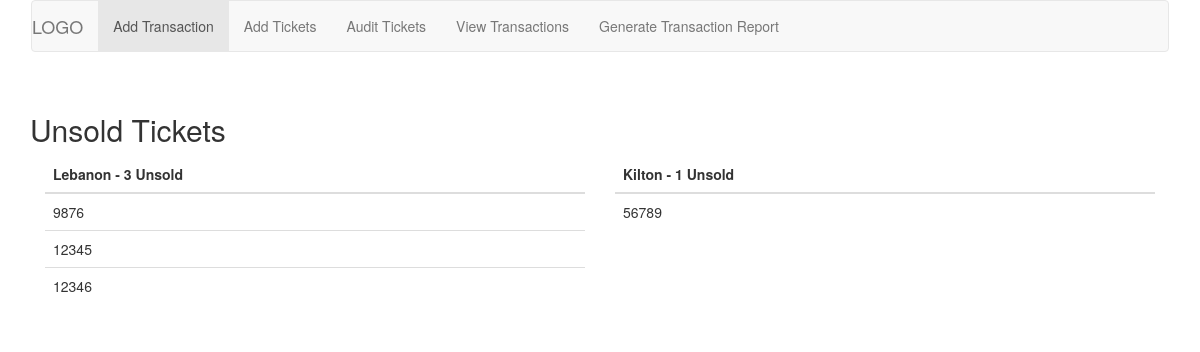
The page /tickets/audit/ on the database as committed earlier.
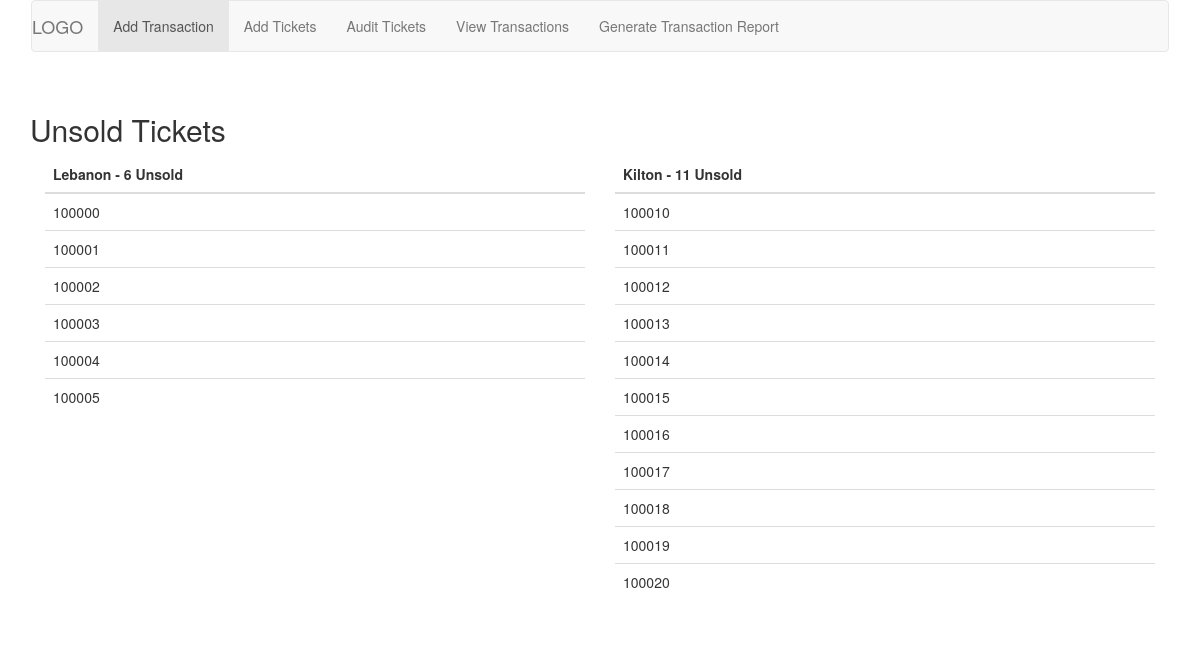
The same page on the database as committed later.
### ticket_app/models.py (models this page shows, shortened)
class Tickets(models.Model):
    ticket_number = models.PositiveIntegerField(unique=True)
    date_entered = models.DateField(auto_now_add=True)
    sold = models.BooleanField(default=False)
    date_sold = models.DateField(blank=True, null=True)
    location = models.ForeignKey(Locations)

### ticket_app/views.py (the view)
class TicketAudit(generic.ListView):
    queryset = Tickets.objects.exclude(sold=True)
    context_object_name = "tickets"
    template_name = "ticket_app/ticket_audit.html"
    def get_context_data(self, **kwargs):
        context = super(TicketAudit, self).get_context_data(**kwargs)
        context['leb_tickets'] = Tickets.objects.exclude(sold=True).filter(location=1).order_by('ticket_number')
        context['kpl_tickets'] = Tickets.objects.exclude(sold=True).filter(location=2).order_by('ticket_number')
        return context

### ticket_app/templates/ticket_app/ticket_audit.html
{% include "ticket_app/header.html" %}
<h2>Unsold Tickets</h2>
<div class="col-sm-6">
    <table class="table">
        <thead>
            <tr>
                <th>Lebanon - {{ leb_tickets | length }} Unsold</th>
            </tr>
        </thead>
        <tbody>
            {% for t in leb_tickets %}
            <tr>
                <td>{{ t.ticket_number }}</td>
            </tr>
            {% endfor %}
        </tbody>
    </table>
</div>
<div class="col-sm-6">
    <table class="table">
        <thead>
            <tr>
                <th>Kilton - {{ kpl_tickets | length }} Unsold</th>
            </tr>
        </thead>
        <tbody>
            {% for t in kpl_tickets %}
            <tr>
                <td>{{ t.ticket_number }}</td>
            </tr>
            {% endfor %}
        </tbody>
    </table>
</div>
{% include "ticket_app/footer.html" %}

### ticket_app/templates/ticket_app/header.html (shortened to what this page needs)
<!doctype html>
<html>
<head>
    {% load staticfiles %}
    <link rel="stylesheet" href="https://maxcdn.bootstrapcdn.com/bootstrap/3.3.4/css/bootstrap.min.css" type="text/css">
    <link rel="stylesheet" href="{% static 'ticket_app/css/style.css' %}" type="text/css">
</head>
<header>
    <nav class="navbar navbar-collapse">
        <div class="container-fluid">
            <div class="navbar navbar-default">
                <div class="navbar-header">
                    <a class="navbar-brand" href="/">LOGO</a>
                </div>
                <div class="collapse navbar-collapse" id="#navbar-collapse">
                    <ul class="nav navbar-nav">
                        <li class="active"><a href="/transactions/add/">Add Transaction</a><span class="sr-only">(current)</span> </li>
                        <li><a href="/tickets/">Add Tickets</a></li>
                        <li><a href="/tickets/audit/">Audit Tickets</a> </li>
                        <li><a href="/transactions/">View Transactions</a></li>
                        <li><a href="/report/">Generate Transaction Report</a></li>
                    </ul>
                </div>
            </div>
        </div>
    </nav>
</header>
<body>
<div class="container">

### ticket_app/templates/ticket_app/footer.html (shortened to what this page needs)
</div>
</body>
</html>

Rows that differ between the two databases and show on the page:
removed Tickets: ticket_number "9876", shown under "Unsold Tickets"
removed Tickets: ticket_number "12345", shown under "Unsold Tickets"
removed Tickets: ticket_number "12346", shown under "Unsold Tickets"
removed Tickets: ticket_number "56789"
added Tickets: ticket_number "100000", shown under "Unsold Tickets"
added Tickets: ticket_number "100001", shown under "Unsold Tickets"
added Tickets: ticket_number "100002", shown under "Unsold Tickets"
added Tickets: ticket_number "100003", shown under "Unsold Tickets"
added Tickets: ticket_number "100004", shown under "Unsold Tickets"
added Tickets: ticket_number "100005", shown under "Unsold Tickets"
added Tickets: ticket_number "100010"
added Tickets: ticket_number "100011"
added Tickets: ticket_number "100012"
added Tickets: ticket_number "100013"
added Tickets: ticket_number "100014"
added Tickets: ticket_number "100015"
added Tickets: ticket_number "100016"
added Tickets: ticket_number "100017"
added Tickets: ticket_number "100018"
added Tickets: ticket_number "100019"
added Tickets: ticket_number "100020"
Other text that changed with them:
{{ leb_tickets | length }}: "3" → "6"
{{ kpl_tickets | length }}: "1" → "11"
